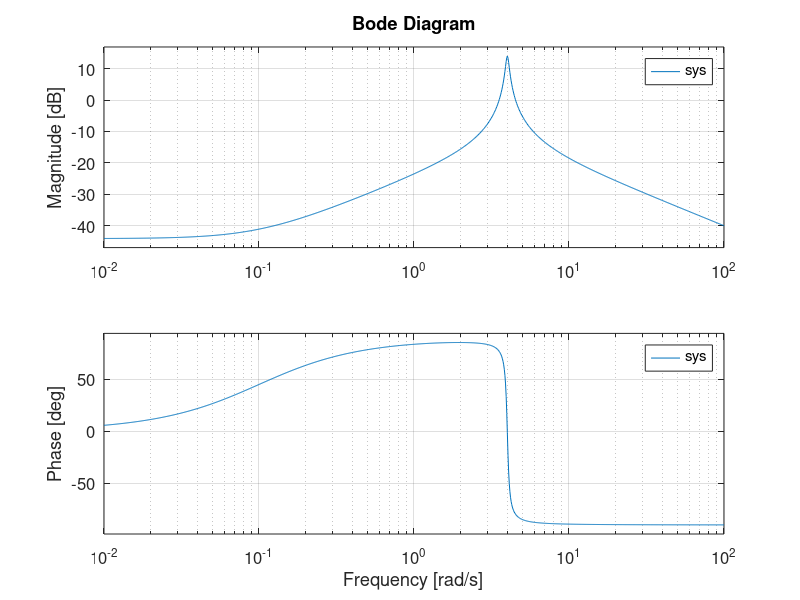
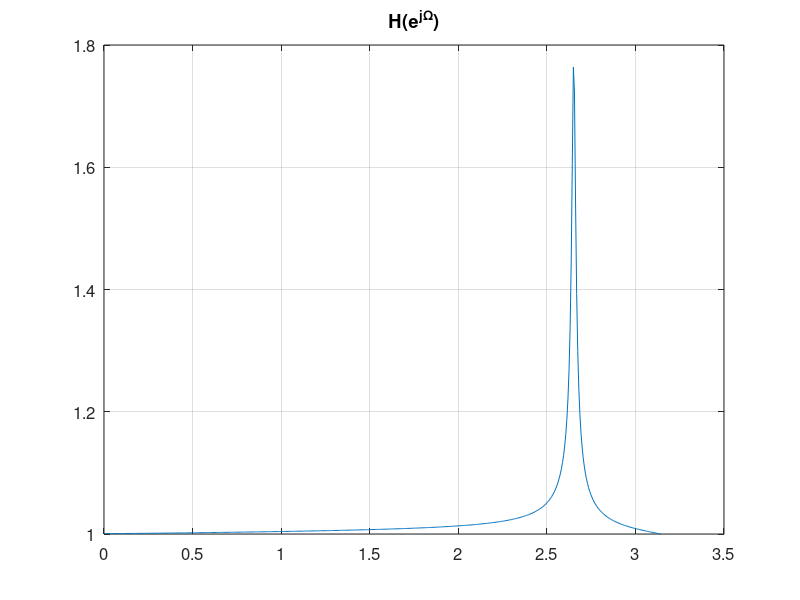
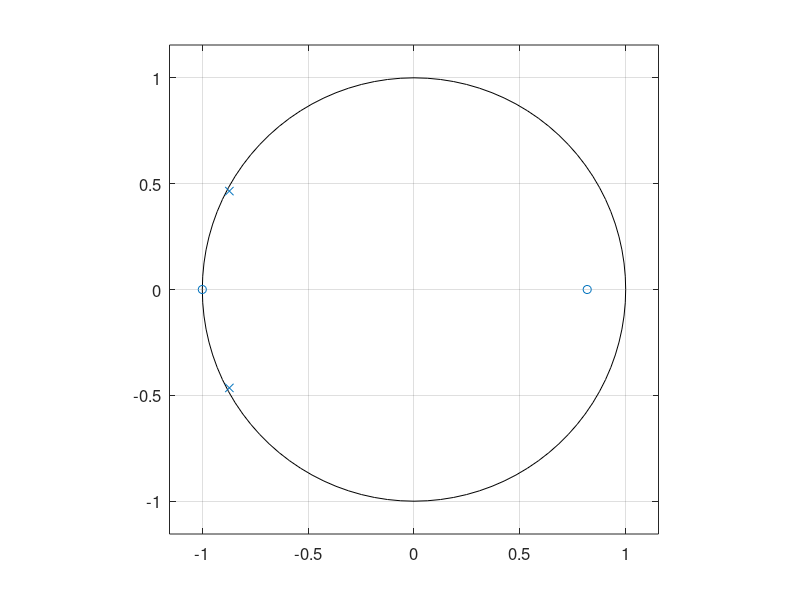

Recreate these plots in MATLAB, in order.
%File: e9_4_bp_Bilinear.m: bilinear transformation bandpass IIR Filter design
% sharp resonant peak at w_0=4 rad/s in analog version, discrete Omega_0 = pi/4
% Analog filter: H_a(s) = (s+0.1)/((s+0.1)^2 +16)
% requires MATLAB control toolbox to get functions sys() and bode()
% requires signal toolbox for function zplane()
% Analog filter to be converted: H_a(s) = (s+0.1)/((s+0.1)^2 +16)
clear; close all; set(0,'defaultAxesFontSize',12,'defaultAxesXGrid','on','defaultAxesYGrid','on');
% pkg load control       % un-comment the pkg loads if using Octave 
% pkg load signal          
n= [1,0.1];  d= [1,0.2,(16+0.1^2)]; % numerator, denominator of H_a(s)
H_s_poles = roots(d)
sys=tf(n,d);
figure; bode(sys),grid on % plot response in dB vs. freq (rad/s)

% Discrete filter: H(z) 
[b a] = bilinear(n,d,2)  % find H(z) coefficients using H_a coefficients
% Note: Octave bilinear() requires last parameter = T = 1/2.  
% MATLAB bilinear() requires it to be f = 1/T = 2. 

H_z_poles = roots(a), H_z_zeros =roots(b)     % print poles, zeros of H(z)

w = linspace(0, pi, 512); 
H = freqz(b,a,w);       % save frequency response in dB of H(z) as a function of Omega
Hmag = db2mag(abs(H));          % convert to magnitude
figure, plot(w, Hmag),title('H(e^{j\Omega})');  % linear magnitude plot instead of dB
figure, zplane(b,a),grid on     % plot H(z) pole/zero map
